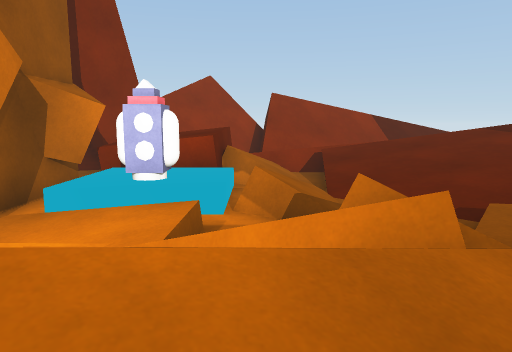
View 1 (above)

19 first-person views from a walk through a scene from a Unity 3-D project. The camera is 1.5 m above the floor, tilts 8° down and sees 70° across. The floor is counted in squares, 1 m on a side. Each view is taken from the middle of a square. On the plan, view 1 faces up. The plan holds only what a view shows up to about 16 squares ahead; the rest is blank. The place goes on beyond the plan.

View 2
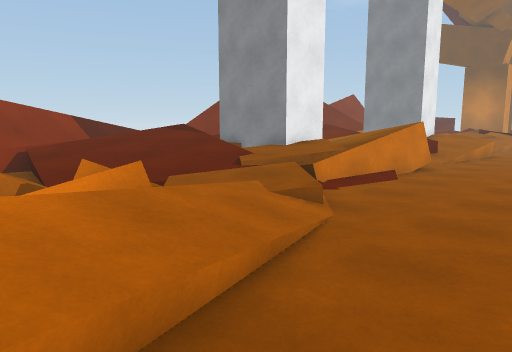

View 3
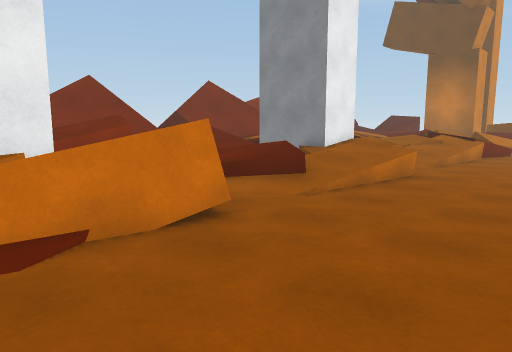

View 4
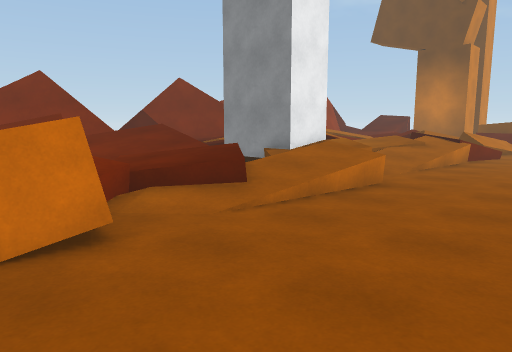

View 5
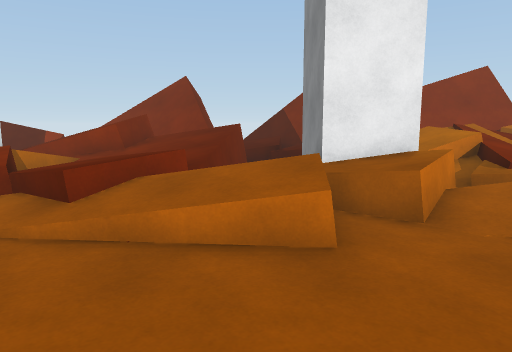

View 6
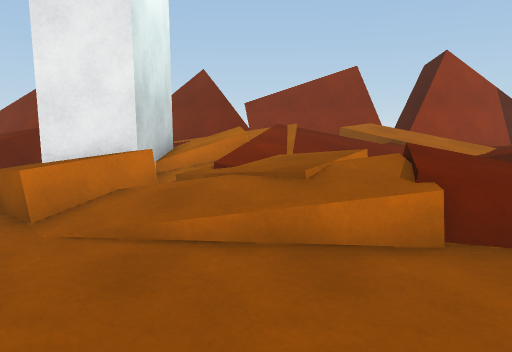

View 7
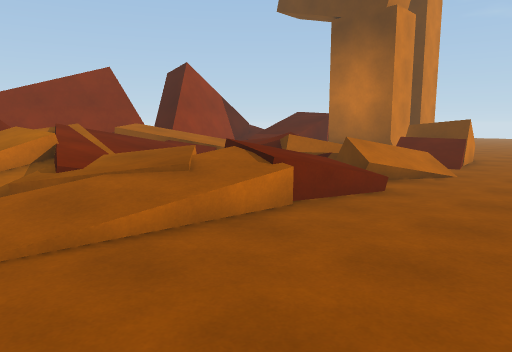

View 8
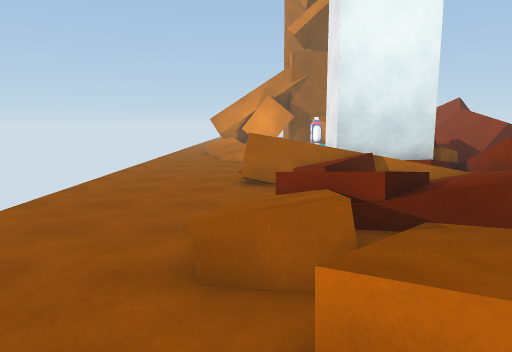

View 9
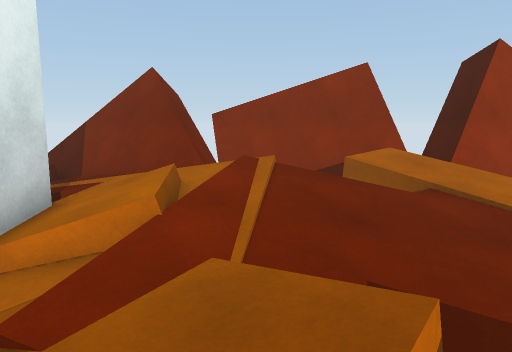

View 10
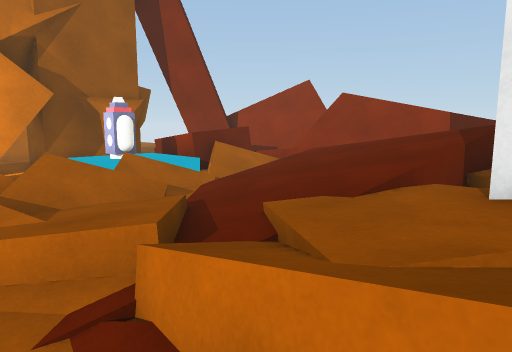

View 11
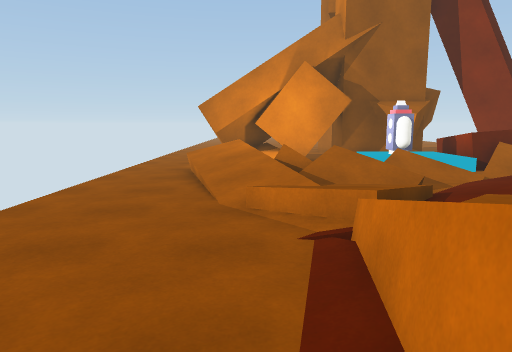

View 12
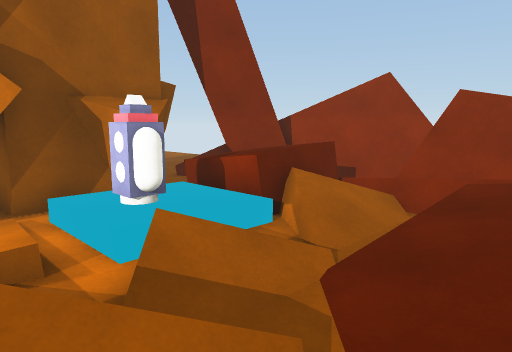

View 13
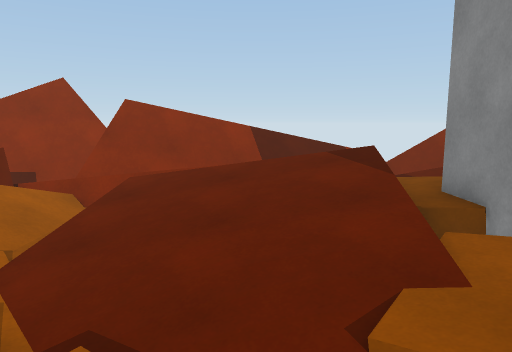

View 14
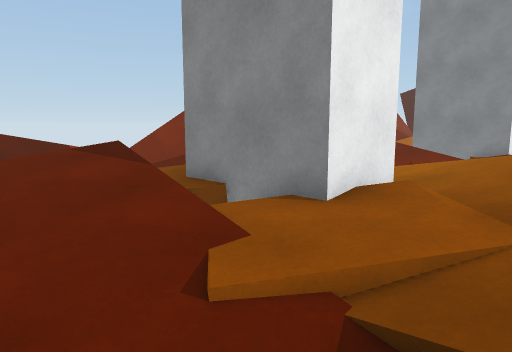

View 15
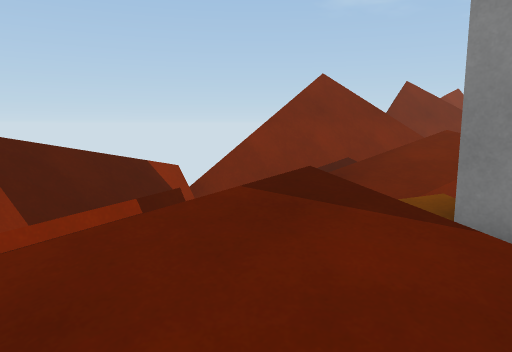

View 16
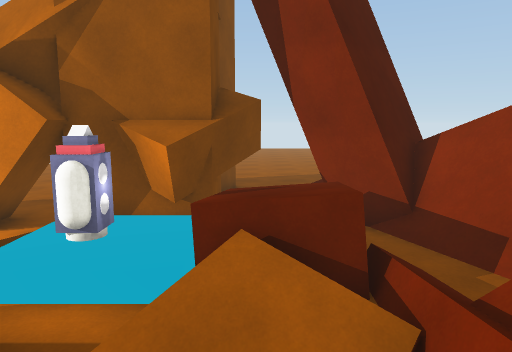

View 17
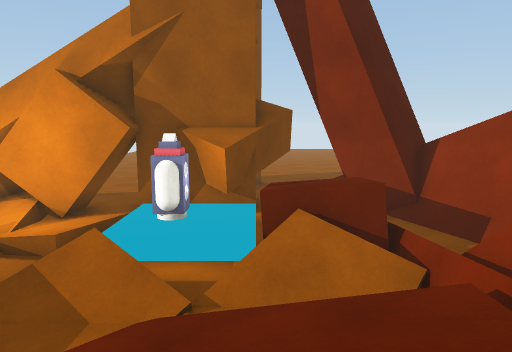

View 18
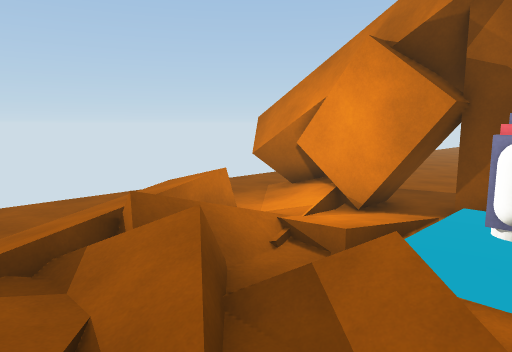

View 19
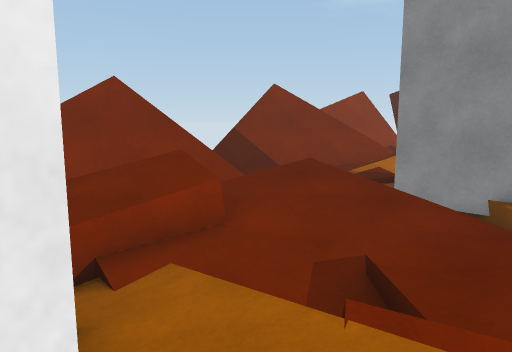

### Floor plan
Key: @ floor where view 1 was taken; # wall or solid block; x gap in a wall; . main floor; : floor 0.25 m higher than the main floor; + floor 0.5 m higher than the main floor; * floor 0.75 m higher than the main floor; % floor 1 m higher than the main floor; & floor 1.25 m higher than the main floor; $ floor 1.5 m higher than the main floor; / step, stairs or slope; = window, fence, low wall or low ledge; v drop or lower ground; B block; R brown block; O other object.
Columns run from 12 left of view 1 to 33 right of it. Each row starts with its distance up from view 1.
 16            ##    =    =##      #
 15          ########=&%*######   =########
 14        ####=#$&%*++:   ==#### v+####  #####  v
 13       ###...#*+:  =  ==  v### *v =##v  *vv####
 12 ..  .=###BBB=/= vvvv +=##= v# =O  ==   v/v##
 11 ... ...#BBBB /=/v/vvv+=%&==v=## B*%%v. .&&&
 10 ...   RRBBBB /////// RRx===///  = *%&//////*
  9  .##  #RRBBBR///////###//////=####%&//////**
  8        RRR++.//////v###//////v ###  ///////
  7        R.OO+/ .////R###//////v ####=/////
  6    #..##.///R /.///*###///  /= ####//  //
  5    ....RR::/.///////*///#=* B/.R =#// R   RB
  4  ......#R.://R  /+#/////=//////=RR////v   R
  3 ...... #R// RRR//+.====##./////=../////
  2 .....  ##/.x//////............==.....=vBB/.//
  1 ...    ##.==////..............................
  0         #..=@.................................
 -1       .........................    .......
 -2       .........................  .  .

Where each view was taken, in squares from view 1:
view 1: 0 up, 0 right, facing up
view 2: 2 down, 1 left, facing up-right
view 3: 2 down, 8 right, facing up-right
view 4: 2 down, 10 right, facing up-right
view 5: 2 down, 18 right, facing up
view 6: 2 down, 24 right, facing up
view 7: 2 down, 21 right, facing up-right
view 8: 3 up, 23 right, facing left
view 9: 3 up, 25 right, facing up
view 10: 2 up, 9 right, facing up-left
view 11: 2 up, 11 right, facing left
view 12: 4 up, 4 right, facing up-left
view 13: 3 up, 5 right, facing up
view 14: 3 up, 4 right, facing up-right
view 15: 8 up, 4 right, facing up-right
view 16: 10 up, 4 right, facing left
view 17: 9 up, 6 right, facing left
view 18: 8 up, 4 right, facing down-left
view 19: 5 up, 10 right, facing up-right
